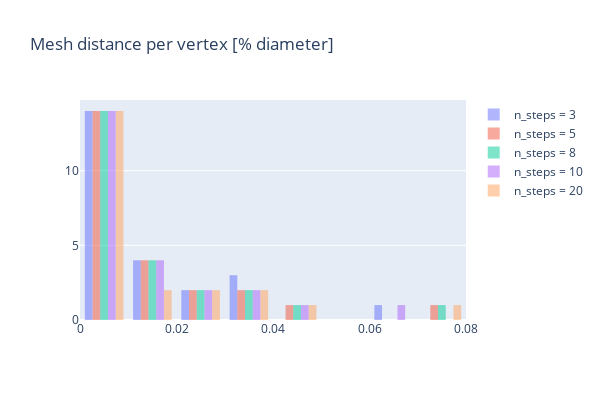

Notebook code for this chart:
### Code cell
hist_diff_seq_per_time_vertex_diameter_group(by="n_steps")
